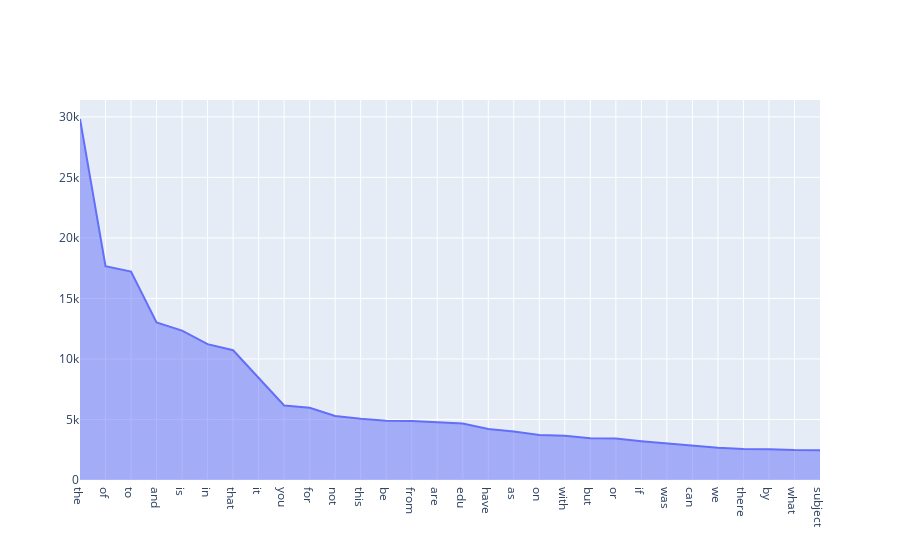

Notebook cell for this chart:
### Code cell
#Exercise 15
test = go2.Scatter(x=xx[:30],y=yy[:30],fill='tozeroy')
fig = go2.Figure(test)
fig.show()

### Figure 1 — Plotly figure (JSON) as saved in the notebook; plotly's stock layout.template omitted (floating-point values rounded to 4 significant figures)
{"data": [{"fill": "tozeroy", "type": "scatter", "x": ["the", "of", "to", "and", "is", "in", "that", "it", "you", "for", "not", "this", "be", "from", "are", "edu", "have", "as", "on", "with", "but", "or", "if", "was", "can", "we", "there", "by", "what", "subject"], "y": [29825, 17660, 17222, 13017, 12343, 11226, 10723, 8447, 6157, 5962, 5285, 5063, 4898, 4877, 4769, 4675, 4218, 4015, 3709, 3655, 3453, 3432, 3208, 3020, 2818, 2674, 2556, 2548, 2472, 2464]}], "layout": {}}
